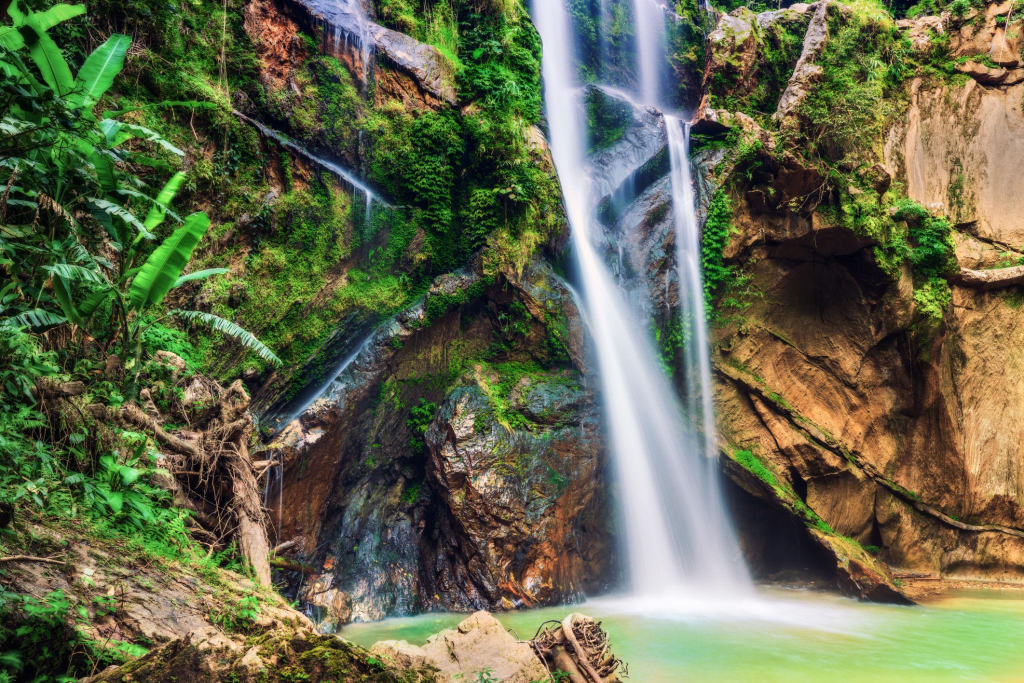
#> input picture input.jpg, 2048 x 1366 px (shown at 1/2 size)
$ python annotate.py
#> lines starting #> are read from the running program, lines starting #| are printed output that depends on the picture; after the words box and inside, x2 and y2 are one past the last pixel; in counts of white or black regions, pixels touching at a corner belong together
import cv2
import os

# load image
image_path = "input.jpg"

if not os.path.exists(image_path):
    print(f"File not found: {image_path}")
    exit()

img = cv2.imread(image_path)
#> img is the input picture: shape (1366, 2048, 3); mean B, G, R 77, 105.2, 101.2

if img is None:
    print("Couldn't read the image.")
    exit()

print(f"Loaded: {image_path} | shape: {img.shape}")
#| Loaded: input.jpg | shape: (1366, 2048, 3)

h, w = img.shape[:2]
#> h = 1366; w = 2048

# --- draw shapes ---

# line: (img, start, end, color, thickness)
cv2.line(img, (50, 50), (w - 50, 50), (0, 255, 0), 2)  # green line at top

# rectangle: (img, top-left, bottom-right, color, thickness)
cv2.rectangle(img, (50, 80), (200, 180), (255, 0, 0), 2)  # blue rect

# filled rectangle (thickness=-1 fills it)
cv2.rectangle(img, (250, 80), (400, 180), (0, 0, 255), -1)  # red filled rect

# circle: (img, center, radius, color, thickness)
cv2.circle(img, (w // 2, h // 2), 80, (0, 255, 255), 3)  # yellow circle center
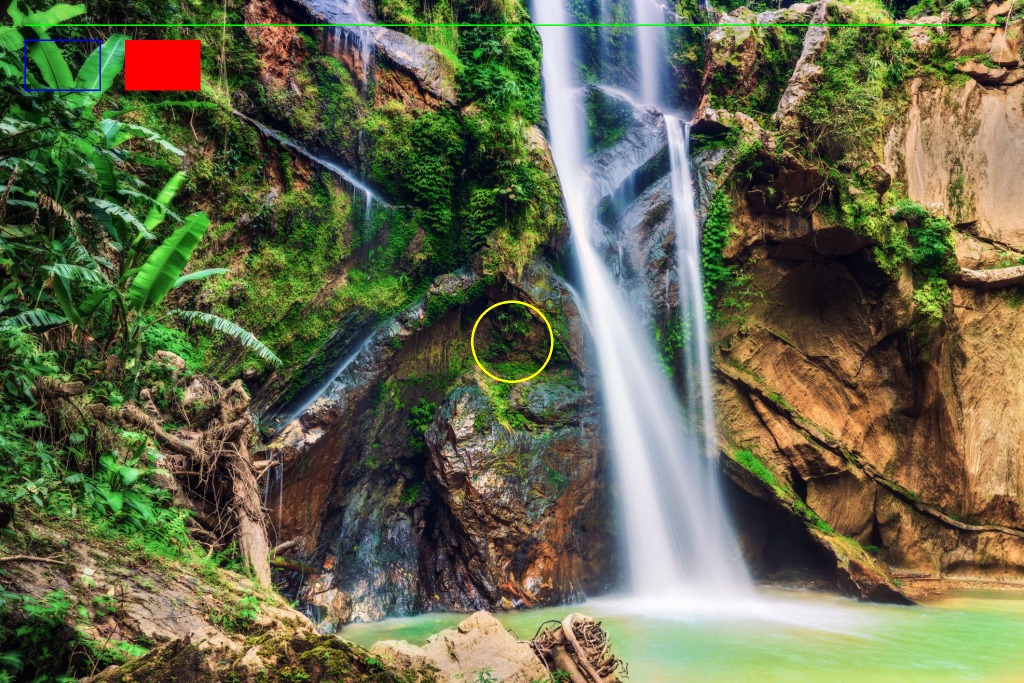
#> img: shape (1366, 2048, 3) (shown at 1/2 size); mean B, G, R 76.8, 105.3, 102.3

# ellipse: (img, center, axes, angle, startAngle, endAngle, color, thickness)
cv2.ellipse(img, (w - 150, h - 100), (60, 40), 30, 0, 360, (255, 0, 255), 2)  # magenta ellipse
#> img: shape (1366, 2048, 3); 0.03% of pixels changed, all inside (x1, y1, x2, y2) = (1841, 1219, 1956, 1314)

# polygon (triangle)
pts = [(w // 2, h - 50), (w // 2 - 60, h - 150), (w // 2 + 60, h - 150)]
#> (the run stopped early here; a loop or call above may not have finished)
